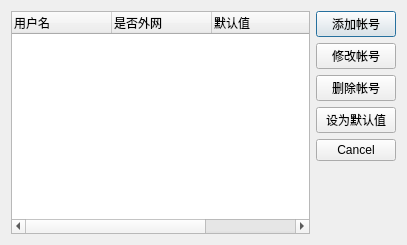
<?xml version="1.0" encoding="UTF-8"?>
<ui version="4.0">
 <class>AccountDialog</class>
 <widget class="QDialog" name="AccountDialog">
  <property name="geometry">
   <rect>
    <x>0</x>
    <y>0</y>
    <width>407</width>
    <height>245</height>
   </rect>
  </property>
  <property name="windowTitle">
   <string>帐号管理</string>
  </property>
  <property name="modal">
   <bool>true</bool>
  </property>
  <layout class="QHBoxLayout" name="horizontalLayout">
   <item>
    <widget class="QTreeWidget" name="accounts">
     <property name="sizePolicy">
      <sizepolicy hsizetype="Expanding" vsizetype="Expanding">
       <horstretch>0</horstretch>
       <verstretch>0</verstretch>
      </sizepolicy>
     </property>
     <property name="frameShape">
      <enum>QFrame::StyledPanel</enum>
     </property>
     <property name="autoScroll">
      <bool>true</bool>
     </property>
     <property name="verticalScrollMode">
      <enum>QAbstractItemView::ScrollPerPixel</enum>
     </property>
     <property name="horizontalScrollMode">
      <enum>QAbstractItemView::ScrollPerItem</enum>
     </property>
     <property name="indentation">
      <number>0</number>
     </property>
     <property name="uniformRowHeights">
      <bool>true</bool>
     </property>
     <property name="animated">
      <bool>false</bool>
     </property>
     <property name="wordWrap">
      <bool>false</bool>
     </property>
     <property name="headerHidden">
      <bool>false</bool>
     </property>
     <attribute name="headerVisible">
      <bool>true</bool>
     </attribute>
     <attribute name="headerCascadingSectionResizes">
      <bool>true</bool>
     </attribute>
     <attribute name="headerDefaultSectionSize">
      <number>100</number>
     </attribute>
     <attribute name="headerHighlightSections">
      <bool>false</bool>
     </attribute>
     <attribute name="headerShowSortIndicator" stdset="0">
      <bool>false</bool>
     </attribute>
     <column>
      <property name="text">
       <string>用户名</string>
      </property>
     </column>
     <column>
      <property name="text">
       <string>是否外网</string>
      </property>
     </column>
     <column>
      <property name="text">
       <string>默认值</string>
      </property>
     </column>
    </widget>
   </item>
   <item>
    <layout class="QVBoxLayout" name="verticalLayout_2">
     <item>
      <widget class="QPushButton" name="pushButton_add">
       <property name="cursor">
        <cursorShape>PointingHandCursor</cursorShape>
       </property>
       <property name="text">
        <string>添加帐号</string>
       </property>
      </widget>
     </item>
     <item>
      <widget class="QPushButton" name="pushButton_edit">
       <property name="cursor">
        <cursorShape>PointingHandCursor</cursorShape>
       </property>
       <property name="text">
        <string>修改帐号</string>
       </property>
      </widget>
     </item>
     <item>
      <widget class="QPushButton" name="pushButton_delete">
       <property name="cursor">
        <cursorShape>PointingHandCursor</cursorShape>
       </property>
       <property name="text">
        <string>删除帐号</string>
       </property>
      </widget>
     </item>
     <item>
      <widget class="QPushButton" name="pushButton_setDefault">
       <property name="cursor">
        <cursorShape>PointingHandCursor</cursorShape>
       </property>
       <property name="text">
        <string>设为默认值</string>
       </property>
      </widget>
     </item>
     <item>
      <widget class="QDialogButtonBox" name="buttonBox">
       <property name="cursor">
        <cursorShape>PointingHandCursor</cursorShape>
       </property>
       <property name="orientation">
        <enum>Qt::Vertical</enum>
       </property>
       <property name="standardButtons">
        <set>QDialogButtonBox::Cancel</set>
       </property>
      </widget>
     </item>
    </layout>
   </item>
  </layout>
 </widget>
 <resources/>
 <connections>
  <connection>
   <sender>buttonBox</sender>
   <signal>clicked(QAbstractButton*)</signal>
   <receiver>AccountDialog</receiver>
   <slot>close()</slot>
   <hints>
    <hint type="sourcelabel">
     <x>341</x>
     <y>133</y>
    </hint>
    <hint type="destinationlabel">
     <x>201</x>
     <y>295</y>
    </hint>
   </hints>
  </connection>
 </connections>
</ui>
